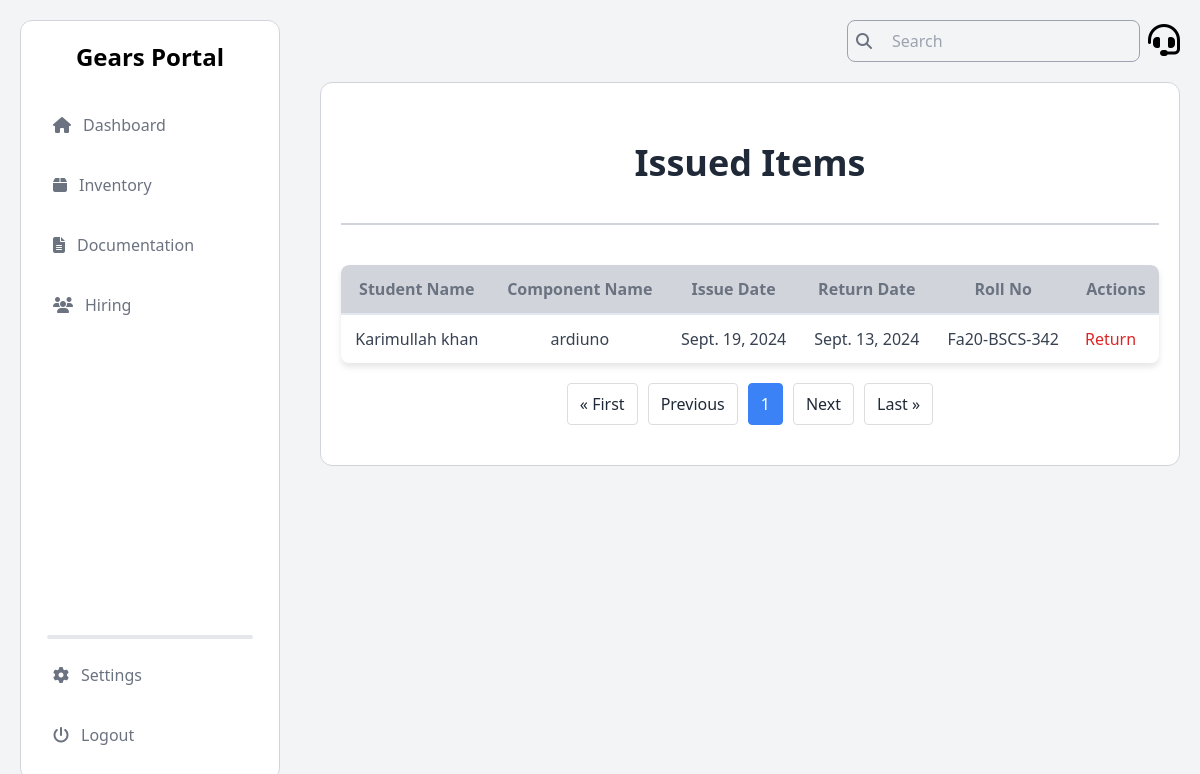
The page /issued-items/ on the database as committed earlier.
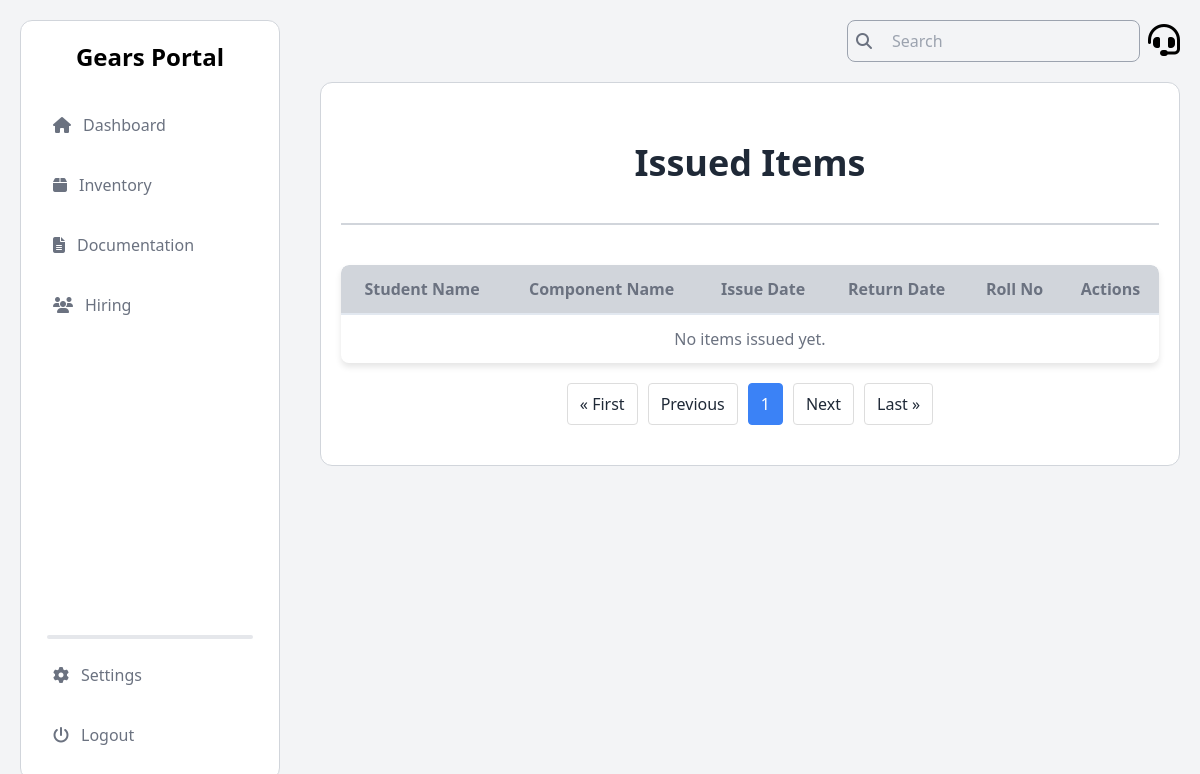
The same page on the database as committed later.
### Inventory/models.py (models this page shows, shortened)
class ComponentIssue(models.Model):
    name = models.CharField(max_length=100)
    cnic = models.CharField(max_length=15, unique=True)  # CNIC format: 35201-1234567-8
    phone_no = models.CharField(max_length=11)
    email = models.EmailField()
    reg_num = models.CharField(max_length=20)  # Combination of batch_year, dept_degree, and roll_num
    department = models.CharField(max_length=50)
    batch = models.CharField(max_length=10)
    address = models.CharField(max_length=255)
    component_name = models.CharField(max_length=100)
    issue_date = models.DateField()
    return_date = models.DateField()

### Inventory/views.py (the view)
# urls.py: path('issued-items/', issued_items_view, name='issued_items'),
def issued_items_view(request):
    issued_items_list = ComponentIssue.objects.all()
    paginator = Paginator(issued_items_list, 10)
    page_number = request.GET.get('page')
    page_obj = paginator.get_page(page_number)
    return render(request, 'Inventory/return_item.html', {'page_obj': page_obj})

### Inventory/templates/Inventory/return_item.html (shortened to what this page needs)
{% load static tailwind_tags %}
<!DOCTYPE html>
<html lang="en">
<head>
  <link rel="stylesheet" href="https://cdnjs.cloudflare.com/ajax/libs/font-awesome/6.6.0/css/all.min.css">
  <link rel="stylesheet" href="https://cdn.jsdelivr.net/npm/toastify-js/src/toastify.min.css">
  {% tailwind_css %}
</head>
<body class="flex bg-gray-100">
  <aside class="h-screen w-1/4 p-5 fixed">
    {% include "Dashboard/admin_nav.html" %}
  </aside>
  <section class="h-screen w-3/4 p-5 absolute inset-y-0 right-0">
    {% include "Dashboard/admin_header.html" %}
    <main class="mt-5 text-black bg-white rounded-xl border border-gray-300 px-5 py-10">
      <h1 class="mt-5 font-bold text-center text-4xl text-gray-800 mb-8">Issued Items</h1>
      <hr class="my-10 border border-gray-300" />
      <div class="table-container">
        <table>
          <thead>
            <tr>
              <th scope="col" class="text-center">Student Name</th>
              <th scope="col "class="text-center">Component Name</th>
              <th scope="col" class="text-center">Issue Date</th>
              <th scope="col" class="text-center">Return Date</th>
              <th scope="col" class="text-center">Roll No</th>
              <th scope="col" class="text-center">Actions</th>
            </tr>
          </thead>
          <tbody>
            {% for item in page_obj %}
              <tr>
                <td class="text-gray-700 text-md text-center">{{ item.name }}</td>
                <td class="text-gray-700 text-md text-center">{{ item.component_name }}</td>
                <td class="text-gray-700 text-md text-center">{{ item.issue_date }}</td>
                <td class="text-gray-700 text-md text-center">{{ item.return_date }}</td>
                <td class="text-gray-700 text-md text-center">{{ item.reg_num }}</td>
                <td>
                  <button class="text-red-600 hover:text-red-800" onclick="showConfirmDialog('{{ item.id }}')">Return</button>
                </td>
              </tr>
            {% empty %}
              <tr>
                <td colspan="6" class="text-center text-gray-500">No items issued yet.</td>
              </tr>
            {% endfor %}
          </tbody>
        </table>
      </div>
      <div class="pagination">
        {% if page_obj.has_previous %}
          <a href="?page=1">&laquo; First</a>
          <a href="?page={{ page_obj.previous_page_number }}">Previous</a>
        {% else %}
          <span>&laquo; First</span>
          <span>Previous</span>
        {% endif %}
        {% for num in page_obj.paginator.page_range %}
          {% if page_obj.number == num %}
            <span class="current">{{ num }}</span>
          {% else %}
            <a href="?page={{ num }}">{{ num }}</a>
          {% endif %}
        {% endfor %}
        {% if page_obj.has_next %}
          <a href="?page={{ page_obj.next_page_number }}">Next</a>
          <a href="?page={{ page_obj.paginator.num_pages }}">Last &raquo;</a>
        {% else %}
          <span>Next</span>
          <span>Last &raquo;</span>
        {% endif %}
      </div>
    </main>
  </section>
</body>
</html>

Rows that differ between the two databases and show on the page:
removed ComponentIssue: name "Karimullah khan", component_name "ardiuno", issue_date "Sept. 19, 2024", return_date "Sept. 13, 2024", reg_num "Fa20-BSCS-342"
Other text that changed with them:
text now shown: "No items issued yet."
